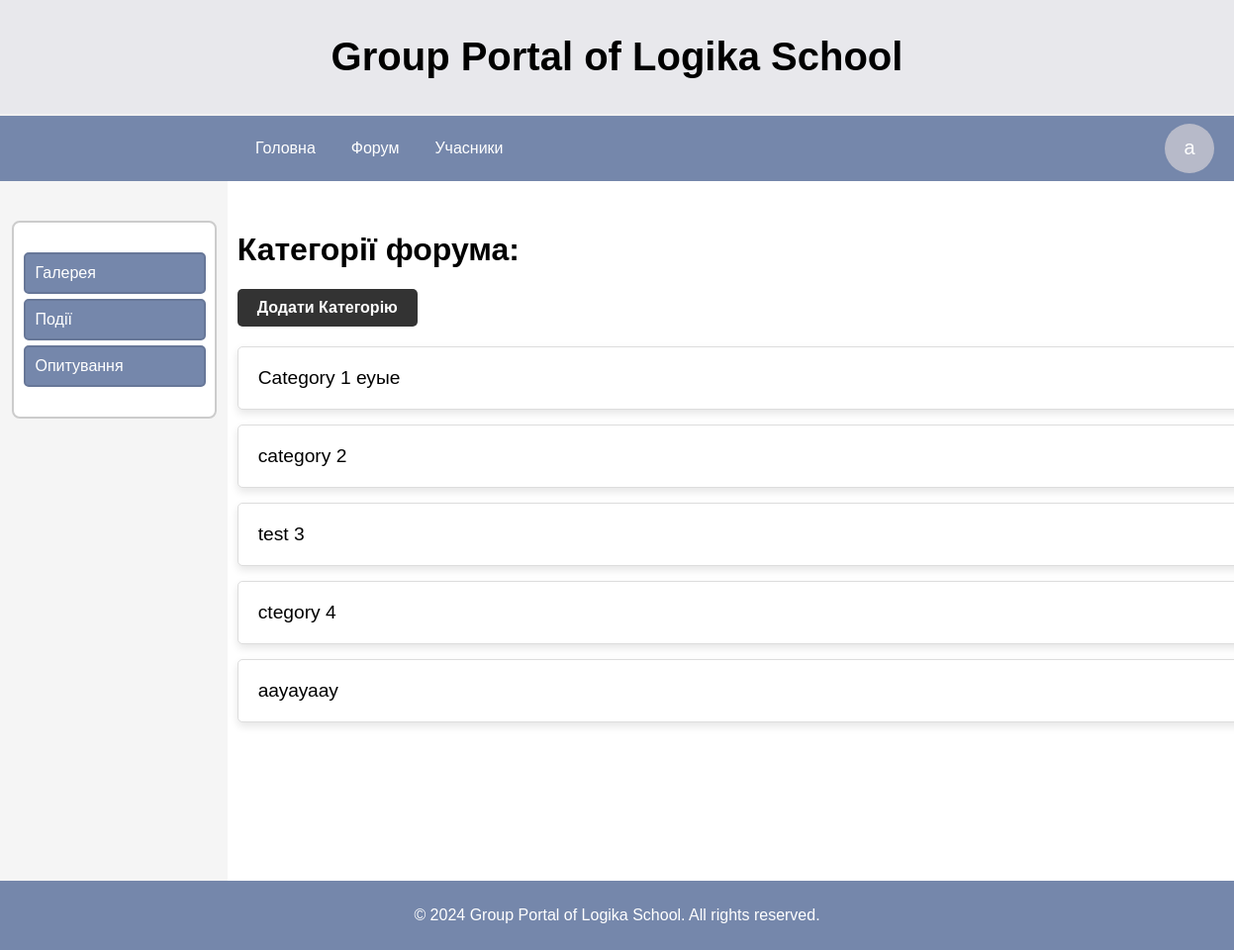
Page /forum-topics-list (signed in) on the committed database.
### portal/models.py (models this page shows, shortened)
class ForumCategory(models.Model):
    name = models.CharField(max_length=255, unique=True)
    created_at = models.DateTimeField(auto_now_add=True)

### portal/views.py (the view)
# urls.py: path('forum-topics-list', views.CategoryListView.as_view(), name='category_list'),
class CategoryListView(LoginRequiredMixin,ListView):
    model = ForumCategory
    template_name = 'portal/forum/category_list.html'
    context_object_name = 'categories'

### portal/context_processors.py (called while the page is built)
def profile_photo_context(request):
    profile_photo = None
    if request.user.is_authenticated:
        profile_photo = ProfilePhoto.objects.filter(user=request.user).first()
    return {'profile_photo': profile_photo}

### portal/templatetags/has_permission.py (called while the page is built, shortened)
@register.filter
def has_permission(current_user, target_user):
    if current_user.is_superuser:
        return True

### templates/portal/forum/category_list.html (shortened to what this page needs)
{% extends 'base.html' %}
{% load static %}
{% load has_permission %}
{% block content %}
<link rel="stylesheet" href="{% static 'category_list.css' %}">
<aside class="sidebar" style="margin: 0;">
    <div class="sidebar-div">
        <nav class="sidebar-nav">
            <a href="{% url 'gallery'%}">Галерея</a>
            <a href="{% url 'event_list'%}">Події</a>
            <a href="">Опитування</a>
        </nav>
    </div>
</aside>
<div class="main-container">
    <h1>Категорії форума:</h1>
    {% if request.user|has_permission:user %}
        <a href="{% url 'create_category' %}" class="add-category-btn">Додати Категорію</a>
    {% endif %}
        {% for category in categories %}
        <div class="category">
                <a href="{% url 'forum_post_list' category.id %}">{{ category.name }}</a>
                <div class="post-menu">
                    <button class="menu-btn-category">&#x22EE;</button>
                </div>
        </div>
        {% endfor %}
</div>
{% endblock %}

### templates/base.html (shortened to what this page needs)
<!DOCTYPE html>
<html lang="en">
<head>
    {% load static %}
    <link rel="stylesheet" href="{% static 'base.css' %}">
</head>
<body>
    <div class="wrapper">
    <header>
            <div class="header-title">
                <h1 class="site-title">Group Portal of Logika School</h1>
            </div>
            <div class="header-links">
                <nav >
                    <a href="{% url 'main'%}">Головна</a>
                    <a href="{% url 'category_list'%}">Форум</a>
                    <a href="{% url 'user_list'%}">Учасники</a>
                </nav>
                <div class="user-menu">
                    {% if profile_photo %}
                        <img src="{{ profile_photo.photo.url }}" alt="Profile Photo" class="profile-photo" style="width: 50px; /* Ширина квадрата */
                        height: 50px; /* Висота квадрата */
                        object-fit: cover; /* Масштабування, щоб повністю заповнити квадрат */
                        border-radius:  50%;; /* Така ж закругленість, як у .user-icon */">
                    {% else %}
                        <div class="user-icon" style="background-color: {{ user.profile_color.color|default:'#cccccc' }};
                                                    color: #fff;
                                                    display: flex;
                                                    justify-content: center;
                                                    align-items: center;
                                                    font-size: 20px;
                                                    width: 50px;
                                                    height: 50px;
                                                    border-radius: 50%;">
                            {% if user.first_name and user.last_name %}
                                {{ user.first_name|slice:":1" }}{{ user.last_name|slice:":1" }}
                            {% else %}
                                {{ user.username|slice:":1" }}
                            {% endif %}
                        </div>
                    {% endif %}
                </div>
            </div>
    </header>
    <main >
        {% block content %}
        {% endblock %}
    </main>
    <footer>
        <p>&copy; 2024 Group Portal of Logika School. All rights reserved.</p>
    </footer>
</div>
</body>
</html>

### static/base.css (style rules this page uses)
body, html { margin: 0; padding: 0; font-family: Arial, sans-serif; height: 100%; display: flex; flex-direction: column; }
.wrapper { display: flex; flex-direction: column; min-height: 120vh; }
header { background-color: rgb(66, 71, 103); color: #fff; text-align: center; }
.site-title { color: black; }
.header-title { background-color: rgba(255, 255, 255, 0.877); padding: 8px; font-size: 20px; position: sticky; top: 0; z-index: 10; border-bottom: 2px solid #f2f1f1; }
.header-links { background-color: rgb(117, 135, 171) ; padding: 8px 0; display: flex; align-items: center; }
.header-links nav { display: flex; gap: 20px; justify-content: center; margin-left: 250px; }
.header-links nav a { color: #fff; text-decoration: none; padding: 8px; }
.user-menu { color: #fff; text-decoration: none; padding-right: 10px; margin-right: 10px; margin-left: auto; text-decoration: none; cursor: pointer; position: relative; }
main { flex: 1; display: flex; background-color: #fff; margin: 0; }
footer { background-color: rgb(117, 135, 171); color: #fff; text-align: center; padding: 10px 0; }

### static/category_list.css (style rules this page uses)
.sidebar-div { width: 90%; padding-left: 10px; padding-top: 30px; border: 2px solid #ccc; border-radius: 8px; background-color: #ffffff; margin-top: 20px; margin-bottom: 20px; max-height: 200px; box-sizing: border-box; }
.sidebar { padding-top: 20px; width: 230px; height: 100%; box-sizing: border-box; background-color: #f5f5f5; display: flex; justify-content: center; }
.sidebar-nav a { display: block; width: 160px; padding: 10px; color: #ffffff; text-decoration: none; margin-bottom: 5px; border-radius: 5px; border: 2px solid rgb(103, 119, 152); background-color: rgb(117, 135, 171); }
.main-container { width: 80%; margin: 0 auto; padding-top: 30px; }
.category { position: relative; padding: 20px; background-color: white; border: 1px solid #ddd; border-radius: 5px; box-shadow: 0 4px 8px rgba(0, 0, 0, 0.1); max-width: 1150px; width: 100%; margin-bottom: 15px; }
.category a { text-decoration: none; color: black; font-size: 1.2em; }
.post-menu { position: absolute; top: 10px; right: 10px; cursor: pointer; display: inline-block; }
.menu-btn-category { font-size: 1.5em; background: none; border: none; cursor: pointer; }
.add-category-btn { display: inline-block; background-color: #333; color: #fff; padding: 10px 20px; font-size: 1em; font-weight: bold; text-align: center; text-decoration: none; border: none; border-radius: 5px; cursor: pointer; transition: background-color 0.3s ease, transform 0.2s ease; margin-bottom: 20px; }

### rows in the picture
ForumCategory: name "Category 1 еуые"
ForumCategory: name "category 2"
ForumCategory: name "test 3"
ForumCategory: name "ctegory 4"
ForumCategory: name "аауауаау"

### other values in the picture
{{ user.username|slice:":1" }} "a"
